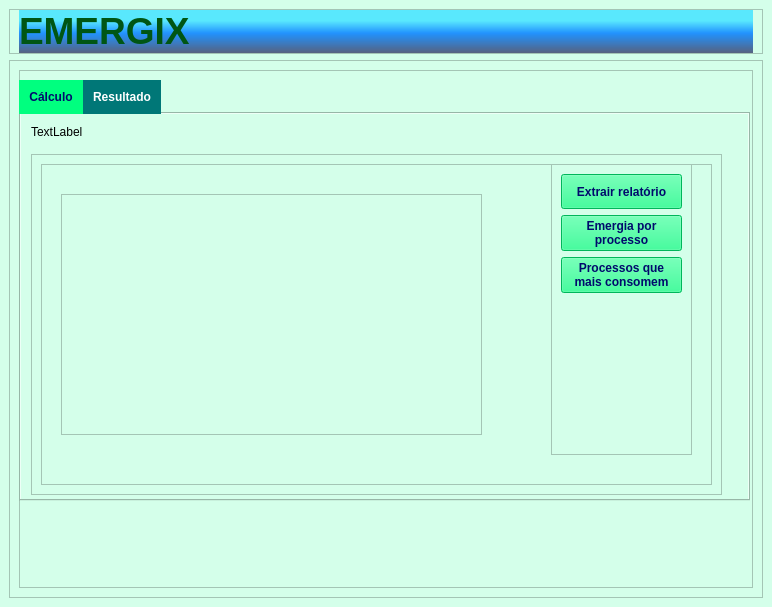
<?xml version="1.0" encoding="UTF-8"?>
<ui version="4.0">
 <class>MainWindow</class>
 <widget class="QMainWindow" name="MainWindow">
  <property name="geometry">
   <rect>
    <x>0</x>
    <y>0</y>
    <width>772</width>
    <height>607</height>
   </rect>
  </property>
  <property name="sizePolicy">
   <sizepolicy hsizetype="Preferred" vsizetype="Preferred">
    <horstretch>0</horstretch>
    <verstretch>0</verstretch>
   </sizepolicy>
  </property>
  <property name="windowTitle">
   <string>MainWindow</string>
  </property>
  <property name="styleSheet">
   <string notr="true">background-color: rgb(212, 255, 234);</string>
  </property>
  <widget class="QWidget" name="centralwidget">
   <property name="styleSheet">
    <string notr="true"/>
   </property>
   <layout class="QVBoxLayout" name="verticalLayout">
    <item>
     <widget class="QFrame" name="ctTitulo">
      <property name="styleSheet">
       <string notr="true"/>
      </property>
      <property name="frameShape">
       <enum>QFrame::StyledPanel</enum>
      </property>
      <property name="frameShadow">
       <enum>QFrame::Raised</enum>
      </property>
      <layout class="QHBoxLayout" name="horizontalLayout_4">
       <property name="spacing">
        <number>0</number>
       </property>
       <property name="leftMargin">
        <number>9</number>
       </property>
       <property name="topMargin">
        <number>0</number>
       </property>
       <property name="rightMargin">
        <number>9</number>
       </property>
       <property name="bottomMargin">
        <number>0</number>
       </property>
       <item>
        <widget class="QLabel" name="lblTitulo">
         <property name="font">
          <font>
           <pointsize>25</pointsize>
           <weight>75</weight>
           <bold>true</bold>
          </font>
         </property>
         <property name="styleSheet">
          <string notr="true">background-color:qlineargradient(spread:pad, x1:0, y1:1, x2:0, y2:0, stop:0 rgba(60, 65, 105, 210), stop:0.46 rgba(28, 143, 255, 248), stop:0.75 rgba(78, 230, 255, 234));

color: rgb(0, 86, 20)


</string>
         </property>
         <property name="text">
          <string>&lt;html&gt;&lt;head/&gt;&lt;body&gt;&lt;p&gt;&lt;span style=&quot; font-size:28pt;&quot;&gt;EMERGIX&lt;/span&gt;&lt;/p&gt;&lt;/body&gt;&lt;/html&gt;</string>
         </property>
         <property name="margin">
          <number>9</number>
         </property>
         <property name="indent">
          <number>-1</number>
         </property>
        </widget>
       </item>
       <item>
        <widget class="QLabel" name="lblLogo">
         <property name="styleSheet">
          <string notr="true">background-color:qlineargradient(spread:pad, x1:0, y1:1, x2:0, y2:0, stop:0 rgba(60, 65, 105, 210), stop:0.46 rgba(28, 143, 255, 248), stop:0.75 rgba(78, 230, 255, 234));</string>
         </property>
         <property name="lineWidth">
          <number>0</number>
         </property>
         <property name="text">
          <string>&lt;html&gt;&lt;head/&gt;&lt;body&gt;&lt;p align=&quot;right&quot;&gt;&lt;img src=&quot;:/Icons/Icons/Logo_Emergix - principal.png&quot;/&gt;&lt;/p&gt;&lt;/body&gt;&lt;/html&gt;</string>
         </property>
         <property name="margin">
          <number>9</number>
         </property>
         <property name="indent">
          <number>0</number>
         </property>
        </widget>
       </item>
      </layout>
     </widget>
    </item>
    <item>
     <widget class="QFrame" name="ctConteudo">
      <property name="sizePolicy">
       <sizepolicy hsizetype="Preferred" vsizetype="Expanding">
        <horstretch>0</horstretch>
        <verstretch>0</verstretch>
       </sizepolicy>
      </property>
      <property name="frameShape">
       <enum>QFrame::StyledPanel</enum>
      </property>
      <property name="frameShadow">
       <enum>QFrame::Raised</enum>
      </property>
      <layout class="QHBoxLayout" name="horizontalLayout">
       <item>
        <widget class="QFrame" name="ctEsquerda_2">
         <property name="sizePolicy">
          <sizepolicy hsizetype="Expanding" vsizetype="Preferred">
           <horstretch>0</horstretch>
           <verstretch>0</verstretch>
          </sizepolicy>
         </property>
         <property name="maximumSize">
          <size>
           <width>16777215</width>
           <height>16777215</height>
          </size>
         </property>
         <property name="frameShape">
          <enum>QFrame::StyledPanel</enum>
         </property>
         <property name="frameShadow">
          <enum>QFrame::Raised</enum>
         </property>
         <property name="lineWidth">
          <number>0</number>
         </property>
         <widget class="QTabWidget" name="tabConteudo">
          <property name="geometry">
           <rect>
            <x>0</x>
            <y>10</y>
            <width>731</width>
            <height>421</height>
           </rect>
          </property>
          <property name="font">
           <font>
            <weight>75</weight>
            <bold>true</bold>
           </font>
          </property>
          <property name="cursor">
           <cursorShape>ArrowCursor</cursorShape>
          </property>
          <property name="styleSheet">
           <string notr="true">QPushButton {
		
	background-color: rgb(0, 255, 127);
	color: rgb(0, 10, 108);
}

QPushButton:hover{
	background-color: rgb(0, 153, 153);
	color: rgb(255,255,255);
}

QTabBar:tab {
	background-color: rgb(0, 255, 127);
	color: rgb(0,10,108);
	padding: 10px;
}

QTabBar:tab:selected {
	background-color: rgb(0, 119, 119);
	color: rgb(255,255,255);
}

QTabBar:tab:hover {
	background-color: rgb(0, 153, 153);
	color: rgb(255,255,255);
}</string>
          </property>
          <property name="currentIndex">
           <number>1</number>
          </property>
          <widget class="QWidget" name="tabCalculo">
           <attribute name="title">
            <string>Cálculo</string>
           </attribute>
           <widget class="QLabel" name="lblUpload">
            <property name="enabled">
             <bool>true</bool>
            </property>
            <property name="geometry">
             <rect>
              <x>9</x>
              <y>121</y>
              <width>47</width>
              <height>16</height>
             </rect>
            </property>
            <property name="sizePolicy">
             <sizepolicy hsizetype="Preferred" vsizetype="Fixed">
              <horstretch>0</horstretch>
              <verstretch>0</verstretch>
             </sizepolicy>
            </property>
            <property name="text">
             <string>TextLabel</string>
            </property>
           </widget>
           <widget class="QFrame" name="ctBotoesCalculo">
            <property name="geometry">
             <rect>
              <x>9</x>
              <y>140</y>
              <width>631</width>
              <height>61</height>
             </rect>
            </property>
            <property name="frameShape">
             <enum>QFrame::StyledPanel</enum>
            </property>
            <property name="frameShadow">
             <enum>QFrame::Raised</enum>
            </property>
            <layout class="QHBoxLayout" name="horizontalLayout_2">
             <item>
              <widget class="QPushButton" name="btnUpload">
               <property name="minimumSize">
                <size>
                 <width>0</width>
                 <height>30</height>
                </size>
               </property>
               <property name="sizeIncrement">
                <size>
                 <width>0</width>
                 <height>0</height>
                </size>
               </property>
               <property name="font">
                <font>
                 <pointsize>9</pointsize>
                 <weight>75</weight>
                 <bold>true</bold>
                </font>
               </property>
               <property name="cursor">
                <cursorShape>PointingHandCursor</cursorShape>
               </property>
               <property name="text">
                <string>Carregar arquivo</string>
               </property>
              </widget>
             </item>
             <item>
              <widget class="QPushButton" name="btnAbrirArquivo">
               <property name="minimumSize">
                <size>
                 <width>0</width>
                 <height>30</height>
                </size>
               </property>
               <property name="font">
                <font>
                 <pointsize>9</pointsize>
                 <weight>75</weight>
                 <bold>true</bold>
                </font>
               </property>
               <property name="cursor">
                <cursorShape>PointingHandCursor</cursorShape>
               </property>
               <property name="text">
                <string>Abrir</string>
               </property>
              </widget>
             </item>
             <item>
              <widget class="QPushButton" name="btnExcluirArquivo">
               <property name="minimumSize">
                <size>
                 <width>0</width>
                 <height>30</height>
                </size>
               </property>
               <property name="font">
                <font>
                 <pointsize>9</pointsize>
                 <weight>75</weight>
                 <bold>true</bold>
                </font>
               </property>
               <property name="cursor">
                <cursorShape>PointingHandCursor</cursorShape>
               </property>
               <property name="text">
                <string>Excluir</string>
               </property>
              </widget>
             </item>
             <item>
              <spacer name="horizontalSpacer">
               <property name="orientation">
                <enum>Qt::Horizontal</enum>
               </property>
               <property name="sizeHint" stdset="0">
                <size>
                 <width>40</width>
                 <height>20</height>
                </size>
               </property>
              </spacer>
             </item>
            </layout>
           </widget>
           <widget class="QPushButton" name="btnCalcular">
            <property name="geometry">
             <rect>
              <x>20</x>
              <y>210</y>
              <width>161</width>
              <height>41</height>
             </rect>
            </property>
            <property name="font">
             <font>
              <pointsize>11</pointsize>
              <weight>75</weight>
              <bold>true</bold>
             </font>
            </property>
            <property name="cursor">
             <cursorShape>PointingHandCursor</cursorShape>
            </property>
            <property name="text">
             <string>Calcular</string>
            </property>
           </widget>
           <widget class="QLabel" name="lblInstrucoes">
            <property name="geometry">
             <rect>
              <x>10</x>
              <y>15</y>
              <width>621</width>
              <height>91</height>
             </rect>
            </property>
            <property name="text">
             <string>TextLabel</string>
            </property>
           </widget>
          </widget>
          <widget class="QWidget" name="tabResultado">
           <attribute name="title">
            <string>Resultado</string>
           </attribute>
           <widget class="QLabel" name="lblResultado">
            <property name="geometry">
             <rect>
              <x>10</x>
              <y>10</y>
              <width>441</width>
              <height>16</height>
             </rect>
            </property>
            <property name="text">
             <string>TextLabel</string>
            </property>
           </widget>
           <widget class="QFrame" name="ctResultado">
            <property name="geometry">
             <rect>
              <x>10</x>
              <y>40</y>
              <width>691</width>
              <height>341</height>
             </rect>
            </property>
            <property name="frameShape">
             <enum>QFrame::StyledPanel</enum>
            </property>
            <property name="frameShadow">
             <enum>QFrame::Raised</enum>
            </property>
            <layout class="QHBoxLayout" name="horizontalLayout_3">
             <item>
              <widget class="QFrame" name="ctGraficos">
               <property name="minimumSize">
                <size>
                 <width>0</width>
                 <height>0</height>
                </size>
               </property>
               <property name="frameShape">
                <enum>QFrame::StyledPanel</enum>
               </property>
               <property name="frameShadow">
                <enum>QFrame::Raised</enum>
               </property>
               <widget class="QStackedWidget" name="swGraficos">
                <property name="geometry">
                 <rect>
                  <x>10</x>
                  <y>10</y>
                  <width>461</width>
                  <height>281</height>
                 </rect>
                </property>
                <property name="currentIndex">
                 <number>1</number>
                </property>
                <widget class="QWidget" name="pgGrafico1">
                 <widget class="QGraphicsView" name="gvGrafico1">
                  <property name="geometry">
                   <rect>
                    <x>10</x>
                    <y>20</y>
                    <width>421</width>
                    <height>241</height>
                   </rect>
                  </property>
                 </widget>
                </widget>
                <widget class="QWidget" name="pgGrafico2">
                 <widget class="QGraphicsView" name="gvGrafico2">
                  <property name="geometry">
                   <rect>
                    <x>10</x>
                    <y>20</y>
                    <width>421</width>
                    <height>241</height>
                   </rect>
                  </property>
                 </widget>
                </widget>
               </widget>
               <widget class="QFrame" name="ctBtnGraficos">
                <property name="geometry">
                 <rect>
                  <x>510</x>
                  <y>0</y>
                  <width>141</width>
                  <height>291</height>
                 </rect>
                </property>
                <property name="maximumSize">
                 <size>
                  <width>150</width>
                  <height>16777215</height>
                 </size>
                </property>
                <property name="frameShape">
                 <enum>QFrame::StyledPanel</enum>
                </property>
                <property name="frameShadow">
                 <enum>QFrame::Raised</enum>
                </property>
                <layout class="QVBoxLayout" name="verticalLayout_2">
                 <item>
                  <widget class="QPushButton" name="btnExtrairRelatorio">
                   <property name="minimumSize">
                    <size>
                     <width>0</width>
                     <height>35</height>
                    </size>
                   </property>
                   <property name="maximumSize">
                    <size>
                     <width>16777215</width>
                     <height>45</height>
                    </size>
                   </property>
                   <property name="font">
                    <font>
                     <pointsize>9</pointsize>
                     <weight>75</weight>
                     <bold>true</bold>
                    </font>
                   </property>
                   <property name="cursor">
                    <cursorShape>PointingHandCursor</cursorShape>
                   </property>
                   <property name="text">
                    <string>Extrair relatório</string>
                   </property>
                  </widget>
                 </item>
                 <item>
                  <widget class="QPushButton" name="btnGrafico1">
                   <property name="minimumSize">
                    <size>
                     <width>0</width>
                     <height>35</height>
                    </size>
                   </property>
                   <property name="font">
                    <font>
                     <weight>75</weight>
                     <bold>true</bold>
                     <underline>false</underline>
                     <kerning>true</kerning>
                    </font>
                   </property>
                   <property name="cursor">
                    <cursorShape>PointingHandCursor</cursorShape>
                   </property>
                   <property name="mouseTracking">
                    <bool>false</bool>
                   </property>
                   <property name="tabletTracking">
                    <bool>false</bool>
                   </property>
                   <property name="text">
                    <string>Emergia por 
processo</string>
                   </property>
                   <property name="flat">
                    <bool>false</bool>
                   </property>
                  </widget>
                 </item>
                 <item>
                  <widget class="QPushButton" name="btnGrafico2">
                   <property name="minimumSize">
                    <size>
                     <width>0</width>
                     <height>35</height>
                    </size>
                   </property>
                   <property name="font">
                    <font>
                     <weight>75</weight>
                     <bold>true</bold>
                     <underline>false</underline>
                     <kerning>true</kerning>
                    </font>
                   </property>
                   <property name="cursor">
                    <cursorShape>PointingHandCursor</cursorShape>
                   </property>
                   <property name="mouseTracking">
                    <bool>false</bool>
                   </property>
                   <property name="tabletTracking">
                    <bool>false</bool>
                   </property>
                   <property name="text">
                    <string>Processos que 
mais consomem</string>
                   </property>
                   <property name="flat">
                    <bool>false</bool>
                   </property>
                  </widget>
                 </item>
                 <item>
                  <spacer name="verticalSpacer">
                   <property name="orientation">
                    <enum>Qt::Vertical</enum>
                   </property>
                   <property name="sizeHint" stdset="0">
                    <size>
                     <width>20</width>
                     <height>40</height>
                    </size>
                   </property>
                  </spacer>
                 </item>
                </layout>
               </widget>
              </widget>
             </item>
            </layout>
           </widget>
          </widget>
         </widget>
        </widget>
       </item>
      </layout>
     </widget>
    </item>
   </layout>
  </widget>
 </widget>
 <resources>
  <include location="Icons_.qrc"/>
 </resources>
 <connections/>
</ui>
